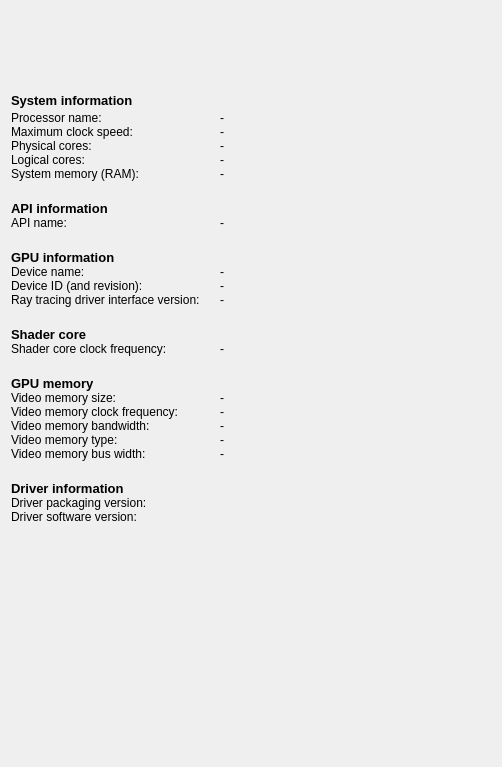
<?xml version="1.0" encoding="UTF-8"?>
<ui version="4.0">
 <class>DeviceConfigurationPane</class>
 <widget class="QWidget" name="device_configuration_pane_">
  <property name="geometry">
   <rect>
    <x>0</x>
    <y>0</y>
    <width>502</width>
    <height>767</height>
   </rect>
  </property>
  <property name="font">
   <font>
    <weight>75</weight>
    <bold>true</bold>
   </font>
  </property>
  <property name="windowTitle">
   <string>Form</string>
  </property>
  <layout class="QGridLayout" name="grid_layout_" rowstretch="0,1,0" columnstretch="50,100" rowminimumheight="0,0,0">
   <property name="bottomMargin">
    <number>9</number>
   </property>
   <item row="0" column="0">
    <widget class="QWidget" name="main_content_" native="true">
     <layout class="QVBoxLayout" name="vertical_layout_" stretch="5,1,5">
      <property name="spacing">
       <number>0</number>
      </property>
      <property name="leftMargin">
       <number>0</number>
      </property>
      <property name="topMargin">
       <number>0</number>
      </property>
      <property name="rightMargin">
       <number>0</number>
      </property>
      <property name="bottomMargin">
       <number>0</number>
      </property>
      <item>
       <layout class="QHBoxLayout" name="horizontal_layout_" stretch="80">
        <property name="spacing">
         <number>0</number>
        </property>
        <item>
         <widget class="QLabel" name="label_amd_logo_">
          <property name="sizePolicy">
           <sizepolicy hsizetype="Minimum" vsizetype="Minimum">
            <horstretch>0</horstretch>
            <verstretch>0</verstretch>
           </sizepolicy>
          </property>
          <property name="minimumSize">
           <size>
            <width>0</width>
            <height>40</height>
           </size>
          </property>
          <property name="font">
           <font>
            <weight>50</weight>
            <bold>false</bold>
            <kerning>false</kerning>
           </font>
          </property>
          <property name="autoFillBackground">
           <bool>false</bool>
          </property>
          <property name="lineWidth">
           <number>0</number>
          </property>
          <property name="text">
           <string/>
          </property>
          <property name="scaledContents">
           <bool>true</bool>
          </property>
          <property name="alignment">
           <set>Qt::AlignCenter</set>
          </property>
          <property name="wordWrap">
           <bool>false</bool>
          </property>
          <property name="indent">
           <number>0</number>
          </property>
         </widget>
        </item>
       </layout>
      </item>
      <item>
       <spacer name="vertical_spacer_">
        <property name="orientation">
         <enum>Qt::Vertical</enum>
        </property>
        <property name="sizeType">
         <enum>QSizePolicy::Expanding</enum>
        </property>
        <property name="sizeHint" stdset="0">
         <size>
          <width>20</width>
          <height>40</height>
         </size>
        </property>
       </spacer>
      </item>
      <item>
       <layout class="QGridLayout" name="layout_system_" columnstretch="0,1,0,0">
        <property name="horizontalSpacing">
         <number>20</number>
        </property>
        <property name="verticalSpacing">
         <number>0</number>
        </property>
        <item row="10" column="0">
         <widget class="ScaledLabel" name="label_title_gpu_info_">
          <property name="sizePolicy">
           <sizepolicy hsizetype="MinimumExpanding" vsizetype="Fixed">
            <horstretch>0</horstretch>
            <verstretch>0</verstretch>
           </sizepolicy>
          </property>
          <property name="font">
           <font>
            <pointsize>10</pointsize>
            <weight>75</weight>
            <bold>true</bold>
           </font>
          </property>
          <property name="text">
           <string>GPU information</string>
          </property>
         </widget>
        </item>
        <item row="13" column="2">
         <widget class="ScaledLabel" name="content_raytracing_version_">
          <property name="sizePolicy">
           <sizepolicy hsizetype="MinimumExpanding" vsizetype="Fixed">
            <horstretch>0</horstretch>
            <verstretch>0</verstretch>
           </sizepolicy>
          </property>
          <property name="font">
           <font>
            <weight>50</weight>
            <bold>false</bold>
           </font>
          </property>
          <property name="text">
           <string>-</string>
          </property>
         </widget>
        </item>
        <item row="19" column="2">
         <widget class="ScaledLabel" name="content_memory_size_">
          <property name="sizePolicy">
           <sizepolicy hsizetype="MinimumExpanding" vsizetype="Fixed">
            <horstretch>0</horstretch>
            <verstretch>0</verstretch>
           </sizepolicy>
          </property>
          <property name="font">
           <font>
            <weight>50</weight>
            <bold>false</bold>
           </font>
          </property>
          <property name="text">
           <string>-</string>
          </property>
         </widget>
        </item>
        <item row="14" column="0">
         <spacer name="vertical_spacer_3_">
          <property name="orientation">
           <enum>Qt::Vertical</enum>
          </property>
          <property name="sizeType">
           <enum>QSizePolicy::Fixed</enum>
          </property>
          <property name="sizeHint" stdset="0">
           <size>
            <width>20</width>
            <height>20</height>
           </size>
          </property>
         </spacer>
        </item>
        <item row="3" column="2">
         <widget class="ScaledLabel" name="content_physical_cores_">
          <property name="sizePolicy">
           <sizepolicy hsizetype="MinimumExpanding" vsizetype="Fixed">
            <horstretch>0</horstretch>
            <verstretch>0</verstretch>
           </sizepolicy>
          </property>
          <property name="font">
           <font>
            <weight>50</weight>
            <bold>false</bold>
           </font>
          </property>
          <property name="text">
           <string>-</string>
          </property>
         </widget>
        </item>
        <item row="8" column="0">
         <widget class="ScaledLabel" name="label_api_name_">
          <property name="sizePolicy">
           <sizepolicy hsizetype="MinimumExpanding" vsizetype="Fixed">
            <horstretch>0</horstretch>
            <verstretch>0</verstretch>
           </sizepolicy>
          </property>
          <property name="font">
           <font>
            <weight>50</weight>
            <bold>false</bold>
           </font>
          </property>
          <property name="text">
           <string>API name:</string>
          </property>
         </widget>
        </item>
        <item row="19" column="0">
         <widget class="ScaledLabel" name="label_memory_size_">
          <property name="sizePolicy">
           <sizepolicy hsizetype="MinimumExpanding" vsizetype="Fixed">
            <horstretch>0</horstretch>
            <verstretch>0</verstretch>
           </sizepolicy>
          </property>
          <property name="font">
           <font>
            <weight>50</weight>
            <bold>false</bold>
           </font>
          </property>
          <property name="text">
           <string>Video memory size:</string>
          </property>
         </widget>
        </item>
        <item row="2" column="0">
         <widget class="ScaledLabel" name="label_processor_speed_">
          <property name="sizePolicy">
           <sizepolicy hsizetype="MinimumExpanding" vsizetype="Fixed">
            <horstretch>0</horstretch>
            <verstretch>0</verstretch>
           </sizepolicy>
          </property>
          <property name="font">
           <font>
            <weight>50</weight>
            <bold>false</bold>
           </font>
          </property>
          <property name="text">
           <string>Maximum clock speed:</string>
          </property>
         </widget>
        </item>
        <item row="2" column="2">
         <widget class="ScaledLabel" name="content_processor_speed_">
          <property name="sizePolicy">
           <sizepolicy hsizetype="MinimumExpanding" vsizetype="Fixed">
            <horstretch>0</horstretch>
            <verstretch>0</verstretch>
           </sizepolicy>
          </property>
          <property name="font">
           <font>
            <weight>50</weight>
            <bold>false</bold>
           </font>
          </property>
          <property name="text">
           <string>-</string>
          </property>
         </widget>
        </item>
        <item row="9" column="0">
         <spacer name="vertical_spacer_2_">
          <property name="orientation">
           <enum>Qt::Vertical</enum>
          </property>
          <property name="sizeType">
           <enum>QSizePolicy::Fixed</enum>
          </property>
          <property name="sizeHint" stdset="0">
           <size>
            <width>20</width>
            <height>20</height>
           </size>
          </property>
         </spacer>
        </item>
        <item row="5" column="0">
         <widget class="ScaledLabel" name="label_system_memory_">
          <property name="sizePolicy">
           <sizepolicy hsizetype="MinimumExpanding" vsizetype="Fixed">
            <horstretch>0</horstretch>
            <verstretch>0</verstretch>
           </sizepolicy>
          </property>
          <property name="font">
           <font>
            <weight>50</weight>
            <bold>false</bold>
           </font>
          </property>
          <property name="text">
           <string>System memory (RAM):</string>
          </property>
         </widget>
        </item>
        <item row="23" column="2">
         <widget class="ScaledLabel" name="content_local_memory_bus_width_">
          <property name="sizePolicy">
           <sizepolicy hsizetype="MinimumExpanding" vsizetype="Fixed">
            <horstretch>0</horstretch>
            <verstretch>0</verstretch>
           </sizepolicy>
          </property>
          <property name="font">
           <font>
            <weight>50</weight>
            <bold>false</bold>
           </font>
          </property>
          <property name="text">
           <string>-</string>
          </property>
         </widget>
        </item>
        <item row="6" column="0">
         <spacer name="vertical_spacer_1_">
          <property name="orientation">
           <enum>Qt::Vertical</enum>
          </property>
          <property name="sizeType">
           <enum>QSizePolicy::Fixed</enum>
          </property>
          <property name="sizeHint" stdset="0">
           <size>
            <width>20</width>
            <height>20</height>
           </size>
          </property>
         </spacer>
        </item>
        <item row="20" column="2">
         <widget class="ScaledLabel" name="content_memory_clock_frequency_">
          <property name="sizePolicy">
           <sizepolicy hsizetype="MinimumExpanding" vsizetype="Fixed">
            <horstretch>0</horstretch>
            <verstretch>0</verstretch>
           </sizepolicy>
          </property>
          <property name="font">
           <font>
            <weight>50</weight>
            <bold>false</bold>
           </font>
          </property>
          <property name="text">
           <string>-</string>
          </property>
         </widget>
        </item>
        <item row="23" column="0">
         <widget class="ScaledLabel" name="label_local_memory_bus_width_">
          <property name="sizePolicy">
           <sizepolicy hsizetype="MinimumExpanding" vsizetype="Fixed">
            <horstretch>0</horstretch>
            <verstretch>0</verstretch>
           </sizepolicy>
          </property>
          <property name="font">
           <font>
            <weight>50</weight>
            <bold>false</bold>
           </font>
          </property>
          <property name="text">
           <string>Video memory bus width:</string>
          </property>
         </widget>
        </item>
        <item row="7" column="0">
         <widget class="ScaledLabel" name="label_title_api_info_">
          <property name="sizePolicy">
           <sizepolicy hsizetype="MinimumExpanding" vsizetype="Fixed">
            <horstretch>0</horstretch>
            <verstretch>0</verstretch>
           </sizepolicy>
          </property>
          <property name="font">
           <font>
            <pointsize>10</pointsize>
            <weight>75</weight>
            <bold>true</bold>
           </font>
          </property>
          <property name="text">
           <string>API information</string>
          </property>
         </widget>
        </item>
        <item row="1" column="2">
         <widget class="ScaledLabel" name="content_processor_brand_">
          <property name="sizePolicy">
           <sizepolicy hsizetype="MinimumExpanding" vsizetype="Fixed">
            <horstretch>0</horstretch>
            <verstretch>0</verstretch>
           </sizepolicy>
          </property>
          <property name="font">
           <font>
            <weight>50</weight>
            <bold>false</bold>
           </font>
          </property>
          <property name="text">
           <string>-</string>
          </property>
         </widget>
        </item>
        <item row="12" column="2">
         <widget class="ScaledLabel" name="content_device_id_">
          <property name="sizePolicy">
           <sizepolicy hsizetype="MinimumExpanding" vsizetype="Fixed">
            <horstretch>0</horstretch>
            <verstretch>0</verstretch>
           </sizepolicy>
          </property>
          <property name="font">
           <font>
            <weight>50</weight>
            <bold>false</bold>
           </font>
          </property>
          <property name="text">
           <string>-</string>
          </property>
         </widget>
        </item>
        <item row="16" column="0">
         <widget class="ScaledLabel" name="label_shader_core_clock_frequency_">
          <property name="sizePolicy">
           <sizepolicy hsizetype="MinimumExpanding" vsizetype="Fixed">
            <horstretch>0</horstretch>
            <verstretch>0</verstretch>
           </sizepolicy>
          </property>
          <property name="font">
           <font>
            <weight>50</weight>
            <bold>false</bold>
           </font>
          </property>
          <property name="text">
           <string>Shader core clock frequency:</string>
          </property>
         </widget>
        </item>
        <item row="0" column="0">
         <widget class="ScaledLabel" name="label_title_system_">
          <property name="sizePolicy">
           <sizepolicy hsizetype="MinimumExpanding" vsizetype="Fixed">
            <horstretch>0</horstretch>
            <verstretch>0</verstretch>
           </sizepolicy>
          </property>
          <property name="font">
           <font>
            <pointsize>10</pointsize>
            <weight>75</weight>
            <bold>true</bold>
           </font>
          </property>
          <property name="text">
           <string>System information</string>
          </property>
         </widget>
        </item>
        <item row="18" column="0">
         <widget class="ScaledLabel" name="label_title_memory_">
          <property name="sizePolicy">
           <sizepolicy hsizetype="MinimumExpanding" vsizetype="Fixed">
            <horstretch>0</horstretch>
            <verstretch>0</verstretch>
           </sizepolicy>
          </property>
          <property name="font">
           <font>
            <pointsize>10</pointsize>
            <weight>75</weight>
            <bold>true</bold>
           </font>
          </property>
          <property name="text">
           <string>GPU memory</string>
          </property>
         </widget>
        </item>
        <item row="15" column="0">
         <widget class="ScaledLabel" name="label_shader_core_">
          <property name="sizePolicy">
           <sizepolicy hsizetype="MinimumExpanding" vsizetype="Fixed">
            <horstretch>0</horstretch>
            <verstretch>0</verstretch>
           </sizepolicy>
          </property>
          <property name="font">
           <font>
            <pointsize>10</pointsize>
            <weight>75</weight>
            <bold>true</bold>
           </font>
          </property>
          <property name="text">
           <string>Shader core</string>
          </property>
         </widget>
        </item>
        <item row="25" column="0">
         <widget class="ScaledLabel" name="label_driver_information_">
          <property name="sizePolicy">
           <sizepolicy hsizetype="MinimumExpanding" vsizetype="Fixed">
            <horstretch>0</horstretch>
            <verstretch>0</verstretch>
           </sizepolicy>
          </property>
          <property name="font">
           <font>
            <pointsize>10</pointsize>
            <weight>75</weight>
            <bold>true</bold>
           </font>
          </property>
          <property name="text">
           <string>Driver information</string>
          </property>
         </widget>
        </item>
        <item row="11" column="2">
         <widget class="ScaledLabel" name="content_device_name_">
          <property name="sizePolicy">
           <sizepolicy hsizetype="MinimumExpanding" vsizetype="Fixed">
            <horstretch>0</horstretch>
            <verstretch>0</verstretch>
           </sizepolicy>
          </property>
          <property name="font">
           <font>
            <weight>50</weight>
            <bold>false</bold>
           </font>
          </property>
          <property name="text">
           <string>-</string>
          </property>
         </widget>
        </item>
        <item row="4" column="2">
         <widget class="ScaledLabel" name="content_logical_cores_">
          <property name="sizePolicy">
           <sizepolicy hsizetype="MinimumExpanding" vsizetype="Fixed">
            <horstretch>0</horstretch>
            <verstretch>0</verstretch>
           </sizepolicy>
          </property>
          <property name="font">
           <font>
            <weight>50</weight>
            <bold>false</bold>
           </font>
          </property>
          <property name="text">
           <string>-</string>
          </property>
         </widget>
        </item>
        <item row="21" column="0">
         <widget class="ScaledLabel" name="label_local_memory_bandwidth_">
          <property name="sizePolicy">
           <sizepolicy hsizetype="MinimumExpanding" vsizetype="Fixed">
            <horstretch>0</horstretch>
            <verstretch>0</verstretch>
           </sizepolicy>
          </property>
          <property name="font">
           <font>
            <weight>50</weight>
            <bold>false</bold>
           </font>
          </property>
          <property name="text">
           <string>Video memory bandwidth:</string>
          </property>
         </widget>
        </item>
        <item row="11" column="0">
         <widget class="ScaledLabel" name="label_device_name_">
          <property name="sizePolicy">
           <sizepolicy hsizetype="MinimumExpanding" vsizetype="Fixed">
            <horstretch>0</horstretch>
            <verstretch>0</verstretch>
           </sizepolicy>
          </property>
          <property name="font">
           <font>
            <weight>50</weight>
            <bold>false</bold>
           </font>
          </property>
          <property name="text">
           <string>Device name:</string>
          </property>
         </widget>
        </item>
        <item row="12" column="0">
         <widget class="ScaledLabel" name="label_device_id_">
          <property name="sizePolicy">
           <sizepolicy hsizetype="MinimumExpanding" vsizetype="Fixed">
            <horstretch>0</horstretch>
            <verstretch>0</verstretch>
           </sizepolicy>
          </property>
          <property name="font">
           <font>
            <weight>50</weight>
            <bold>false</bold>
           </font>
          </property>
          <property name="text">
           <string>Device ID (and revision):</string>
          </property>
         </widget>
        </item>
        <item row="27" column="2">
         <widget class="ScaledLabel" name="content_driver_software_version_">
          <property name="sizePolicy">
           <sizepolicy hsizetype="MinimumExpanding" vsizetype="Fixed">
            <horstretch>0</horstretch>
            <verstretch>0</verstretch>
           </sizepolicy>
          </property>
          <property name="font">
           <font>
            <weight>50</weight>
            <bold>false</bold>
           </font>
          </property>
          <property name="text">
           <string/>
          </property>
         </widget>
        </item>
        <item row="3" column="0">
         <widget class="ScaledLabel" name="label_physical_cores_">
          <property name="sizePolicy">
           <sizepolicy hsizetype="MinimumExpanding" vsizetype="Fixed">
            <horstretch>0</horstretch>
            <verstretch>0</verstretch>
           </sizepolicy>
          </property>
          <property name="font">
           <font>
            <weight>50</weight>
            <bold>false</bold>
           </font>
          </property>
          <property name="text">
           <string>Physical cores:</string>
          </property>
         </widget>
        </item>
        <item row="22" column="0">
         <widget class="ScaledLabel" name="label_local_memory_type_">
          <property name="sizePolicy">
           <sizepolicy hsizetype="MinimumExpanding" vsizetype="Fixed">
            <horstretch>0</horstretch>
            <verstretch>0</verstretch>
           </sizepolicy>
          </property>
          <property name="font">
           <font>
            <weight>50</weight>
            <bold>false</bold>
           </font>
          </property>
          <property name="text">
           <string>Video memory type:</string>
          </property>
         </widget>
        </item>
        <item row="13" column="0">
         <widget class="ScaledLabel" name="label_raytracing_version_">
          <property name="sizePolicy">
           <sizepolicy hsizetype="MinimumExpanding" vsizetype="Fixed">
            <horstretch>0</horstretch>
            <verstretch>0</verstretch>
           </sizepolicy>
          </property>
          <property name="font">
           <font>
            <weight>50</weight>
            <bold>false</bold>
           </font>
          </property>
          <property name="text">
           <string>Ray tracing driver interface version:</string>
          </property>
         </widget>
        </item>
        <item row="4" column="0">
         <widget class="ScaledLabel" name="label_logical_cores_">
          <property name="sizePolicy">
           <sizepolicy hsizetype="MinimumExpanding" vsizetype="Fixed">
            <horstretch>0</horstretch>
            <verstretch>0</verstretch>
           </sizepolicy>
          </property>
          <property name="font">
           <font>
            <weight>50</weight>
            <bold>false</bold>
           </font>
          </property>
          <property name="text">
           <string>Logical cores:</string>
          </property>
         </widget>
        </item>
        <item row="26" column="0">
         <widget class="ScaledLabel" name="label_driver_packaging_version_">
          <property name="sizePolicy">
           <sizepolicy hsizetype="MinimumExpanding" vsizetype="Fixed">
            <horstretch>0</horstretch>
            <verstretch>0</verstretch>
           </sizepolicy>
          </property>
          <property name="font">
           <font>
            <weight>50</weight>
            <bold>false</bold>
           </font>
          </property>
          <property name="text">
           <string>Driver packaging version:</string>
          </property>
         </widget>
        </item>
        <item row="1" column="0">
         <widget class="ScaledLabel" name="label_processor_brand_">
          <property name="sizePolicy">
           <sizepolicy hsizetype="MinimumExpanding" vsizetype="Fixed">
            <horstretch>0</horstretch>
            <verstretch>0</verstretch>
           </sizepolicy>
          </property>
          <property name="font">
           <font>
            <weight>50</weight>
            <bold>false</bold>
           </font>
          </property>
          <property name="text">
           <string>Processor name:</string>
          </property>
         </widget>
        </item>
        <item row="26" column="2">
         <widget class="ScaledLabel" name="content_driver_packaging_version_">
          <property name="sizePolicy">
           <sizepolicy hsizetype="MinimumExpanding" vsizetype="Fixed">
            <horstretch>0</horstretch>
            <verstretch>0</verstretch>
           </sizepolicy>
          </property>
          <property name="font">
           <font>
            <weight>50</weight>
            <bold>false</bold>
           </font>
          </property>
          <property name="text">
           <string/>
          </property>
         </widget>
        </item>
        <item row="8" column="2">
         <widget class="ScaledLabel" name="content_api_name_">
          <property name="sizePolicy">
           <sizepolicy hsizetype="MinimumExpanding" vsizetype="Fixed">
            <horstretch>0</horstretch>
            <verstretch>0</verstretch>
           </sizepolicy>
          </property>
          <property name="font">
           <font>
            <weight>50</weight>
            <bold>false</bold>
           </font>
          </property>
          <property name="text">
           <string>-</string>
          </property>
         </widget>
        </item>
        <item row="21" column="2">
         <widget class="ScaledLabel" name="content_local_memory_bandwidth_">
          <property name="sizePolicy">
           <sizepolicy hsizetype="MinimumExpanding" vsizetype="Fixed">
            <horstretch>0</horstretch>
            <verstretch>0</verstretch>
           </sizepolicy>
          </property>
          <property name="font">
           <font>
            <weight>50</weight>
            <bold>false</bold>
           </font>
          </property>
          <property name="text">
           <string>-</string>
          </property>
         </widget>
        </item>
        <item row="27" column="0">
         <widget class="ScaledLabel" name="label_driver_software_version_">
          <property name="sizePolicy">
           <sizepolicy hsizetype="MinimumExpanding" vsizetype="Fixed">
            <horstretch>0</horstretch>
            <verstretch>0</verstretch>
           </sizepolicy>
          </property>
          <property name="font">
           <font>
            <weight>50</weight>
            <bold>false</bold>
           </font>
          </property>
          <property name="text">
           <string>Driver software version:</string>
          </property>
         </widget>
        </item>
        <item row="16" column="2">
         <widget class="ScaledLabel" name="content_shader_core_clock_frequency_">
          <property name="sizePolicy">
           <sizepolicy hsizetype="MinimumExpanding" vsizetype="Fixed">
            <horstretch>0</horstretch>
            <verstretch>0</verstretch>
           </sizepolicy>
          </property>
          <property name="font">
           <font>
            <weight>50</weight>
            <bold>false</bold>
           </font>
          </property>
          <property name="text">
           <string>-</string>
          </property>
         </widget>
        </item>
        <item row="17" column="0">
         <spacer name="vertical_spacer_4_">
          <property name="orientation">
           <enum>Qt::Vertical</enum>
          </property>
          <property name="sizeType">
           <enum>QSizePolicy::Fixed</enum>
          </property>
          <property name="sizeHint" stdset="0">
           <size>
            <width>20</width>
            <height>20</height>
           </size>
          </property>
         </spacer>
        </item>
        <item row="5" column="2">
         <widget class="ScaledLabel" name="content_system_memory_">
          <property name="sizePolicy">
           <sizepolicy hsizetype="MinimumExpanding" vsizetype="Fixed">
            <horstretch>0</horstretch>
            <verstretch>0</verstretch>
           </sizepolicy>
          </property>
          <property name="font">
           <font>
            <weight>50</weight>
            <bold>false</bold>
           </font>
          </property>
          <property name="text">
           <string>-</string>
          </property>
         </widget>
        </item>
        <item row="22" column="2">
         <widget class="ScaledLabel" name="content_local_memory_type_">
          <property name="sizePolicy">
           <sizepolicy hsizetype="MinimumExpanding" vsizetype="Fixed">
            <horstretch>0</horstretch>
            <verstretch>0</verstretch>
           </sizepolicy>
          </property>
          <property name="font">
           <font>
            <weight>50</weight>
            <bold>false</bold>
           </font>
          </property>
          <property name="text">
           <string>-</string>
          </property>
         </widget>
        </item>
        <item row="20" column="0">
         <widget class="ScaledLabel" name="label_memory_clock_frequency_">
          <property name="sizePolicy">
           <sizepolicy hsizetype="MinimumExpanding" vsizetype="Fixed">
            <horstretch>0</horstretch>
            <verstretch>0</verstretch>
           </sizepolicy>
          </property>
          <property name="font">
           <font>
            <weight>50</weight>
            <bold>false</bold>
           </font>
          </property>
          <property name="text">
           <string>Video memory clock frequency:</string>
          </property>
         </widget>
        </item>
        <item row="24" column="0">
         <spacer name="vertical_spacer_5_">
          <property name="orientation">
           <enum>Qt::Vertical</enum>
          </property>
          <property name="sizeType">
           <enum>QSizePolicy::Fixed</enum>
          </property>
          <property name="sizeHint" stdset="0">
           <size>
            <width>20</width>
            <height>20</height>
           </size>
          </property>
         </spacer>
        </item>
        <item row="0" column="1">
         <spacer name="horizontalSpacer_2">
          <property name="orientation">
           <enum>Qt::Horizontal</enum>
          </property>
          <property name="sizeHint" stdset="0">
           <size>
            <width>40</width>
            <height>20</height>
           </size>
          </property>
         </spacer>
        </item>
       </layout>
      </item>
     </layout>
    </widget>
   </item>
   <item row="0" column="1">
    <spacer name="horizontalSpacer">
     <property name="orientation">
      <enum>Qt::Horizontal</enum>
     </property>
     <property name="sizeHint" stdset="0">
      <size>
       <width>40</width>
       <height>20</height>
      </size>
     </property>
    </spacer>
   </item>
   <item row="2" column="0">
    <spacer name="vertical_spacer_end_">
     <property name="orientation">
      <enum>Qt::Vertical</enum>
     </property>
     <property name="sizeType">
      <enum>QSizePolicy::Expanding</enum>
     </property>
     <property name="sizeHint" stdset="0">
      <size>
       <width>20</width>
       <height>20</height>
      </size>
     </property>
    </spacer>
   </item>
   <item row="1" column="0" colspan="2">
    <widget class="DriverOverridesTreeWidget" name="driver_overrides_tree_widget_" native="true">
     <property name="minimumSize">
      <size>
       <width>20</width>
       <height>20</height>
      </size>
     </property>
    </widget>
   </item>
  </layout>
 </widget>
 <customwidgets>
  <customwidget>
   <class>ScaledLabel</class>
   <extends>QLabel</extends>
   <header>qt_common/custom_widgets/scaled_label.h</header>
  </customwidget>
  <customwidget>
   <class>DriverOverridesTreeWidget</class>
   <extends>QWidget</extends>
   <header>qt_common/custom_widgets/driver_overrides_tree_widget.h</header>
   <container>1</container>
  </customwidget>
 </customwidgets>
 <resources>
  <include location="resources.qrc"/>
 </resources>
 <connections/>
</ui>
